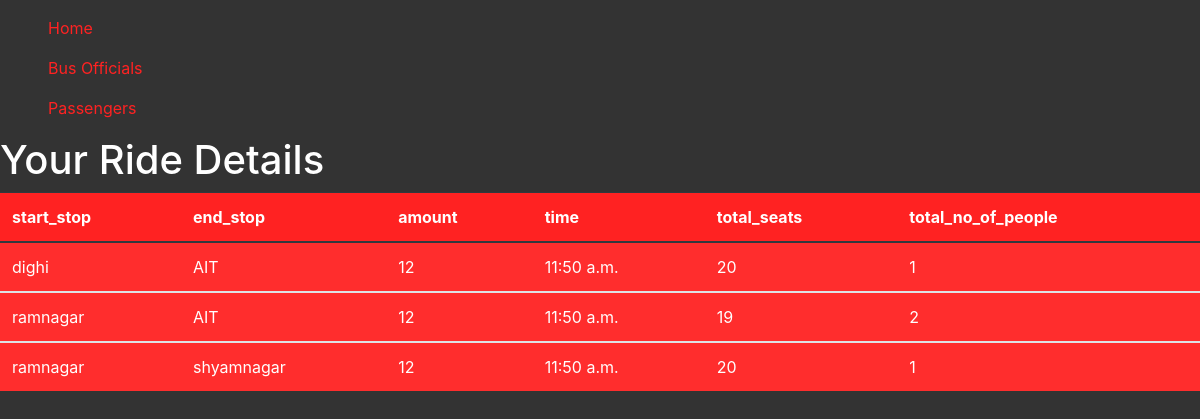
Screenshot of /table/ with the database file from the repository.
### basicapp/models.py (models this page shows)
class User(models.Model):
    start_stop = models.CharField(max_length=128)
    end_stop = models.CharField(max_length=128)
    amount = models.IntegerField(max_length=254,unique=False)
    timec = models.TimeField(default= datetime.today)
    seats = models.IntegerField(unique=False)
    total_peo = models.IntegerField(unique=False)

### basicapp/views.py (the view)
# urls.py: path('table/',views.new_user_table,name='req'),
def new_user_table(request):
    list = User.objects.order_by('timec')
    my_dict = {'access_records':list}
    return render(request,'basicapp/newuse.html',context=my_dict)

### templates/basicapp/newuse.html (shortened to what this page needs)
<!DOCTYPE html>
<html lang="en" dir="ltr">
  <head>
    <link rel="stylesheet" href="{% static "css/mystyle.css"}">
    <link rel="stylesheet" href="https://maxcdn.bootstrapcdn.com/bootstrap/4.0.0/css/bootstrap.min.css">
  </head>
    <body style="background-color: #333333">
    <nav class="navbar navbar-expand-lg">
        <span class="navbar-toggler-icon"></span>
      <div class="collapse navbar-collapse" id="navbarNav">
        <ul class="navbar-nav">
          <li class="nav-item active">
            <a class="nav-link" href="http://127.0.0.1:8000" style="color:#ff2222">Home</a>
            <a class="nav-link" style="color:#ff2222" href="http://127.0.0.1:8000/user/">Bus Officials</a>
            <a class="nav-link" style="color:#ff2222" href="http://127.0.0.1:8000/check/">Passengers</a>
          </li>
        </ul>
      </div>
    </nav>
      <h1 style="color:white">Your Ride Details</h1>
      <div class="djangtwo">
        {% if access_records %}
          <table class="table table-striped table-dark" style="background-color: #ff2222">
            <thead>
              <tr>
                <th scope="col">start_stop</th>
                <th scope="col">end_stop</th>
                <th scope="col">amount</th>
                <th scope="col">time</th>
                <th scope="col">total_seats</th>
                <th scope="col">total_no_of_people</th>
              </tr>
            </thead>
            {% for acc in access_records %}
            <tbody>
              <tr>
                <td>{{acc.start_stop}}</td>
                <td>{{acc.end_stop}}</td>
                <td>{{acc.amount}}</td>
                <td>{{acc.timec}}</td>
                <td>{{acc.seats}}</td>
                <td>{{acc.total_peo}}</td>
              </tr>
            </tbody>
            {% endfor %}
          </table>
          {% else %}
            <p>No RECORD FOUND</p>
          {% endif %}
      </div>
  </body>
</html>

### rows the page displays
User: start_stop "dighi", end_stop "AIT", amount "12", timec "11:50 a.m.", seats "20", total_peo "1"
User: start_stop "ramnagar", end_stop "AIT", amount "12", timec "11:50 a.m.", seats "19", total_peo "2"
User: start_stop "ramnagar", end_stop "shyamnagar", amount "12", timec "11:50 a.m.", seats "20", total_peo "1"
